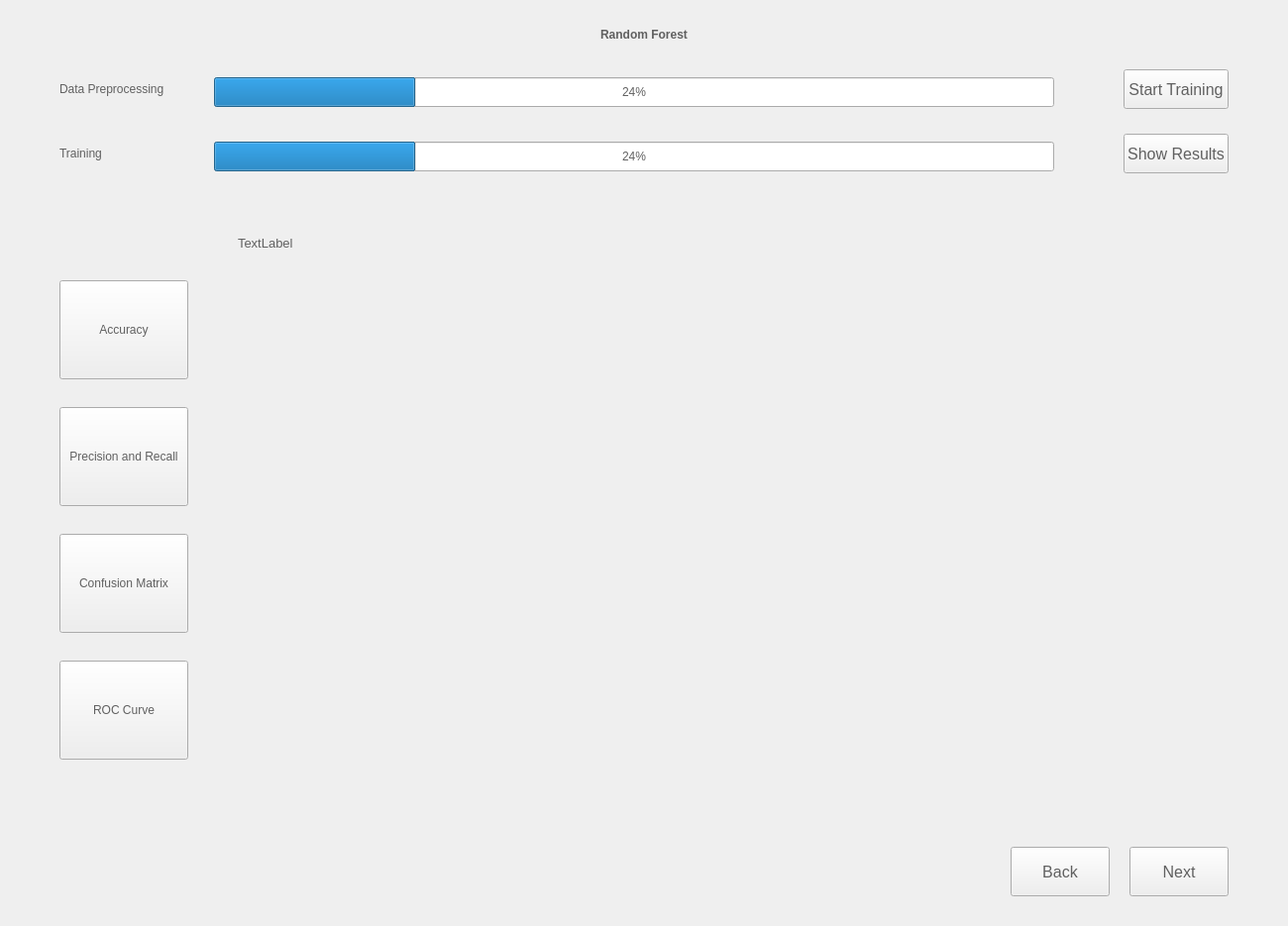
<?xml version="1.0" encoding="UTF-8"?>
<ui version="4.0">
 <class>random_forest</class>
 <widget class="QWidget" name="random_forest">
  <property name="geometry">
   <rect>
    <x>0</x>
    <y>0</y>
    <width>1300</width>
    <height>935</height>
   </rect>
  </property>
  <property name="minimumSize">
   <size>
    <width>1300</width>
    <height>870</height>
   </size>
  </property>
  <property name="windowTitle">
   <string>Form</string>
  </property>
  <property name="styleSheet">
   <string notr="true">font: 11pt &quot;Seagoe UI&quot;;
color:#606060;</string>
  </property>
  <layout class="QVBoxLayout" name="verticalLayout">
   <property name="spacing">
    <number>20</number>
   </property>
   <property name="leftMargin">
    <number>60</number>
   </property>
   <property name="topMargin">
    <number>20</number>
   </property>
   <property name="rightMargin">
    <number>60</number>
   </property>
   <property name="bottomMargin">
    <number>30</number>
   </property>
   <item>
    <widget class="QLabel" name="label_3">
     <property name="minimumSize">
      <size>
       <width>0</width>
       <height>30</height>
      </size>
     </property>
     <property name="styleSheet">
      <string notr="true">font:14pt &quot;Seagoe UI&quot;;
font:bold;</string>
     </property>
     <property name="text">
      <string>Random Forest</string>
     </property>
     <property name="alignment">
      <set>Qt::AlignCenter</set>
     </property>
    </widget>
   </item>
   <item>
    <layout class="QHBoxLayout" name="horizontalLayout">
     <item>
      <layout class="QFormLayout" name="formLayout">
       <property name="horizontalSpacing">
        <number>50</number>
       </property>
       <property name="verticalSpacing">
        <number>35</number>
       </property>
       <property name="topMargin">
        <number>8</number>
       </property>
       <property name="rightMargin">
        <number>50</number>
       </property>
       <item row="0" column="0">
        <widget class="QLabel" name="label">
         <property name="text">
          <string>Data Preprocessing</string>
         </property>
        </widget>
       </item>
       <item row="1" column="0">
        <widget class="QLabel" name="label_2">
         <property name="text">
          <string>Training</string>
         </property>
        </widget>
       </item>
       <item row="0" column="1">
        <widget class="QProgressBar" name="preprocessProgressBar">
         <property name="minimumSize">
          <size>
           <width>0</width>
           <height>30</height>
          </size>
         </property>
         <property name="styleSheet">
          <string notr="true"/>
         </property>
         <property name="value">
          <number>24</number>
         </property>
        </widget>
       </item>
       <item row="1" column="1">
        <widget class="QProgressBar" name="trainProgressBar">
         <property name="minimumSize">
          <size>
           <width>0</width>
           <height>30</height>
          </size>
         </property>
         <property name="styleSheet">
          <string notr="true"/>
         </property>
         <property name="value">
          <number>24</number>
         </property>
        </widget>
       </item>
      </layout>
     </item>
     <item>
      <layout class="QVBoxLayout" name="verticalLayout_4">
       <property name="spacing">
        <number>25</number>
       </property>
       <item>
        <widget class="QPushButton" name="startTrainingButton">
         <property name="minimumSize">
          <size>
           <width>0</width>
           <height>40</height>
          </size>
         </property>
         <property name="styleSheet">
          <string notr="true">font: 12pt;
</string>
         </property>
         <property name="text">
          <string>Start Training</string>
         </property>
        </widget>
       </item>
       <item>
        <widget class="QPushButton" name="showResultsButton">
         <property name="minimumSize">
          <size>
           <width>0</width>
           <height>40</height>
          </size>
         </property>
         <property name="styleSheet">
          <string notr="true">font: 12pt;
</string>
         </property>
         <property name="text">
          <string>Show Results</string>
         </property>
        </widget>
       </item>
       <item>
        <spacer name="verticalSpacer">
         <property name="orientation">
          <enum>Qt::Vertical</enum>
         </property>
         <property name="sizeHint" stdset="0">
          <size>
           <width>20</width>
           <height>40</height>
          </size>
         </property>
        </spacer>
       </item>
      </layout>
     </item>
    </layout>
   </item>
   <item>
    <layout class="QHBoxLayout" name="horizontalLayout_4">
     <item>
      <spacer name="horizontalSpacer_2">
       <property name="orientation">
        <enum>Qt::Horizontal</enum>
       </property>
       <property name="sizeHint" stdset="0">
        <size>
         <width>40</width>
         <height>20</height>
        </size>
       </property>
      </spacer>
     </item>
     <item>
      <widget class="QLabel" name="valueLabel">
       <property name="minimumSize">
        <size>
         <width>1000</width>
         <height>0</height>
        </size>
       </property>
       <property name="maximumSize">
        <size>
         <width>1000</width>
         <height>16777215</height>
        </size>
       </property>
       <property name="layoutDirection">
        <enum>Qt::LeftToRight</enum>
       </property>
       <property name="styleSheet">
        <string notr="true">font: 10pt;
</string>
       </property>
       <property name="text">
        <string>TextLabel</string>
       </property>
       <property name="alignment">
        <set>Qt::AlignLeading|Qt::AlignLeft|Qt::AlignVCenter</set>
       </property>
      </widget>
     </item>
    </layout>
   </item>
   <item>
    <layout class="QHBoxLayout" name="horizontalLayout_6">
     <item>
      <layout class="QVBoxLayout" name="verticalLayout_3">
       <item>
        <widget class="QPushButton" name="accuracyButton">
         <property name="minimumSize">
          <size>
           <width>0</width>
           <height>100</height>
          </size>
         </property>
         <property name="text">
          <string>Accuracy</string>
         </property>
        </widget>
       </item>
       <item>
        <widget class="QPushButton" name="precRecallButton">
         <property name="minimumSize">
          <size>
           <width>0</width>
           <height>100</height>
          </size>
         </property>
         <property name="maximumSize">
          <size>
           <width>16777215</width>
           <height>16777215</height>
          </size>
         </property>
         <property name="text">
          <string>Precision and Recall</string>
         </property>
        </widget>
       </item>
       <item>
        <widget class="QPushButton" name="confusionMatrixButton">
         <property name="minimumSize">
          <size>
           <width>0</width>
           <height>100</height>
          </size>
         </property>
         <property name="text">
          <string>Confusion Matrix</string>
         </property>
        </widget>
       </item>
       <item>
        <widget class="QPushButton" name="RocCurveButton">
         <property name="minimumSize">
          <size>
           <width>0</width>
           <height>100</height>
          </size>
         </property>
         <property name="text">
          <string>ROC Curve</string>
         </property>
        </widget>
       </item>
      </layout>
     </item>
     <item>
      <layout class="QGridLayout" name="gridLayout">
       <item row="0" column="0">
        <widget class="QStackedWidget" name="resultsWidget">
         <property name="minimumSize">
          <size>
           <width>650</width>
           <height>500</height>
          </size>
         </property>
         <property name="maximumSize">
          <size>
           <width>1030</width>
           <height>500</height>
          </size>
         </property>
         <property name="currentIndex">
          <number>6</number>
         </property>
         <widget class="QWidget" name="accPage">
          <widget class="QWidget" name="horizontalLayoutWidget">
           <property name="geometry">
            <rect>
             <x>-1</x>
             <y>-1</y>
             <width>1031</width>
             <height>601</height>
            </rect>
           </property>
           <layout class="QHBoxLayout" name="horizontalLayout_2">
            <item>
             <widget class="QWidget" name="widget_2" native="true">
              <property name="maximumSize">
               <size>
                <width>520</width>
                <height>600</height>
               </size>
              </property>
              <widget class="QWidget" name="gridLayoutWidget">
               <property name="geometry">
                <rect>
                 <x>0</x>
                 <y>0</y>
                 <width>511</width>
                 <height>601</height>
                </rect>
               </property>
               <layout class="QGridLayout" name="trainGridLayout"/>
              </widget>
             </widget>
            </item>
            <item>
             <widget class="QWidget" name="widget" native="true">
              <property name="maximumSize">
               <size>
                <width>520</width>
                <height>600</height>
               </size>
              </property>
              <widget class="QWidget" name="gridLayoutWidget_5">
               <property name="geometry">
                <rect>
                 <x>-1</x>
                 <y>-1</y>
                 <width>511</width>
                 <height>601</height>
                </rect>
               </property>
               <layout class="QGridLayout" name="testGridLayout"/>
              </widget>
             </widget>
            </item>
           </layout>
          </widget>
         </widget>
         <widget class="QWidget" name="precRecallPage">
          <widget class="QWidget" name="gridLayoutWidget_2">
           <property name="geometry">
            <rect>
             <x>10</x>
             <y>0</y>
             <width>1021</width>
             <height>601</height>
            </rect>
           </property>
           <layout class="QGridLayout" name="precRecallGridLayout"/>
          </widget>
         </widget>
         <widget class="QWidget" name="confusionMatrixPage">
          <widget class="QWidget" name="gridLayoutWidget_3">
           <property name="geometry">
            <rect>
             <x>10</x>
             <y>0</y>
             <width>1021</width>
             <height>601</height>
            </rect>
           </property>
           <layout class="QGridLayout" name="gridLayout_2">
            <item row="0" column="0">
             <widget class="QLabel" name="confusionMatrixLabel">
              <property name="text">
               <string/>
              </property>
              <property name="alignment">
               <set>Qt::AlignCenter</set>
              </property>
             </widget>
            </item>
           </layout>
          </widget>
         </widget>
         <widget class="QWidget" name="rocCurvePage">
          <widget class="QWidget" name="gridLayoutWidget_4">
           <property name="geometry">
            <rect>
             <x>9</x>
             <y>-1</y>
             <width>1021</width>
             <height>601</height>
            </rect>
           </property>
           <layout class="QGridLayout" name="gridLayout_3">
            <item row="0" column="0">
             <widget class="QLabel" name="rocCurveLabel">
              <property name="text">
               <string/>
              </property>
              <property name="alignment">
               <set>Qt::AlignCenter</set>
              </property>
             </widget>
            </item>
           </layout>
          </widget>
         </widget>
         <widget class="QWidget" name="wait">
          <layout class="QGridLayout" name="gridLayout_4">
           <item row="0" column="0">
            <widget class="QLabel" name="label_4">
             <property name="font">
              <font>
               <family>Seagoe UI</family>
               <pointsize>-1</pointsize>
               <weight>50</weight>
               <italic>false</italic>
               <bold>false</bold>
              </font>
             </property>
             <property name="styleSheet">
              <string notr="true">font:30px;</string>
             </property>
             <property name="text">
              <string>Wait for the images to be processed...</string>
             </property>
             <property name="alignment">
              <set>Qt::AlignCenter</set>
             </property>
            </widget>
           </item>
          </layout>
         </widget>
         <widget class="QWidget" name="page">
          <layout class="QGridLayout" name="gridLayout_5">
           <item row="0" column="0">
            <widget class="QLabel" name="label_5">
             <property name="styleSheet">
              <string notr="true">font:30px;</string>
             </property>
             <property name="text">
              <string>Wait for training...</string>
             </property>
             <property name="alignment">
              <set>Qt::AlignCenter</set>
             </property>
            </widget>
           </item>
          </layout>
         </widget>
         <widget class="QWidget" name="page_2"/>
        </widget>
       </item>
      </layout>
     </item>
    </layout>
   </item>
   <item>
    <spacer name="verticalSpacer_2">
     <property name="orientation">
      <enum>Qt::Vertical</enum>
     </property>
     <property name="sizeHint" stdset="0">
      <size>
       <width>20</width>
       <height>40</height>
      </size>
     </property>
    </spacer>
   </item>
   <item>
    <layout class="QHBoxLayout" name="horizontalLayout_3">
     <property name="spacing">
      <number>20</number>
     </property>
     <item>
      <spacer name="horizontalSpacer">
       <property name="orientation">
        <enum>Qt::Horizontal</enum>
       </property>
       <property name="sizeHint" stdset="0">
        <size>
         <width>40</width>
         <height>20</height>
        </size>
       </property>
      </spacer>
     </item>
     <item>
      <widget class="QPushButton" name="backButton">
       <property name="minimumSize">
        <size>
         <width>100</width>
         <height>50</height>
        </size>
       </property>
       <property name="styleSheet">
        <string notr="true">font: 12pt;
</string>
       </property>
       <property name="text">
        <string>Back</string>
       </property>
      </widget>
     </item>
     <item>
      <widget class="QPushButton" name="compareButton">
       <property name="minimumSize">
        <size>
         <width>100</width>
         <height>50</height>
        </size>
       </property>
       <property name="styleSheet">
        <string notr="true">font: 12pt;
</string>
       </property>
       <property name="text">
        <string>Next</string>
       </property>
      </widget>
     </item>
    </layout>
   </item>
  </layout>
 </widget>
 <resources/>
 <connections/>
</ui>
